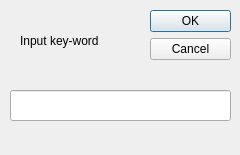
<?xml version="1.0" encoding="UTF-8"?>
<ui version="4.0">
 <class>Dialog</class>
 <widget class="QDialog" name="Dialog">
  <property name="geometry">
   <rect>
    <x>0</x>
    <y>0</y>
    <width>240</width>
    <height>155</height>
   </rect>
  </property>
  <property name="windowTitle">
   <string>Dialog</string>
  </property>
  <widget class="QDialogButtonBox" name="buttonBox">
   <property name="geometry">
    <rect>
     <x>150</x>
     <y>10</y>
     <width>81</width>
     <height>301</height>
    </rect>
   </property>
   <property name="orientation">
    <enum>Qt::Vertical</enum>
   </property>
   <property name="standardButtons">
    <set>QDialogButtonBox::Cancel|QDialogButtonBox::Ok</set>
   </property>
  </widget>
  <widget class="QLabel" name="label">
   <property name="geometry">
    <rect>
     <x>20</x>
     <y>30</y>
     <width>111</width>
     <height>21</height>
    </rect>
   </property>
   <property name="text">
    <string>Input key-word</string>
   </property>
  </widget>
  <widget class="QLineEdit" name="lineEdit">
   <property name="geometry">
    <rect>
     <x>10</x>
     <y>90</y>
     <width>221</width>
     <height>31</height>
    </rect>
   </property>
  </widget>
 </widget>
 <resources/>
 <connections>
  <connection>
   <sender>buttonBox</sender>
   <signal>accepted()</signal>
   <receiver>Dialog</receiver>
   <slot>accept()</slot>
   <hints>
    <hint type="sourcelabel">
     <x>248</x>
     <y>254</y>
    </hint>
    <hint type="destinationlabel">
     <x>157</x>
     <y>274</y>
    </hint>
   </hints>
  </connection>
  <connection>
   <sender>buttonBox</sender>
   <signal>rejected()</signal>
   <receiver>Dialog</receiver>
   <slot>reject()</slot>
   <hints>
    <hint type="sourcelabel">
     <x>316</x>
     <y>260</y>
    </hint>
    <hint type="destinationlabel">
     <x>286</x>
     <y>274</y>
    </hint>
   </hints>
  </connection>
 </connections>
</ui>
